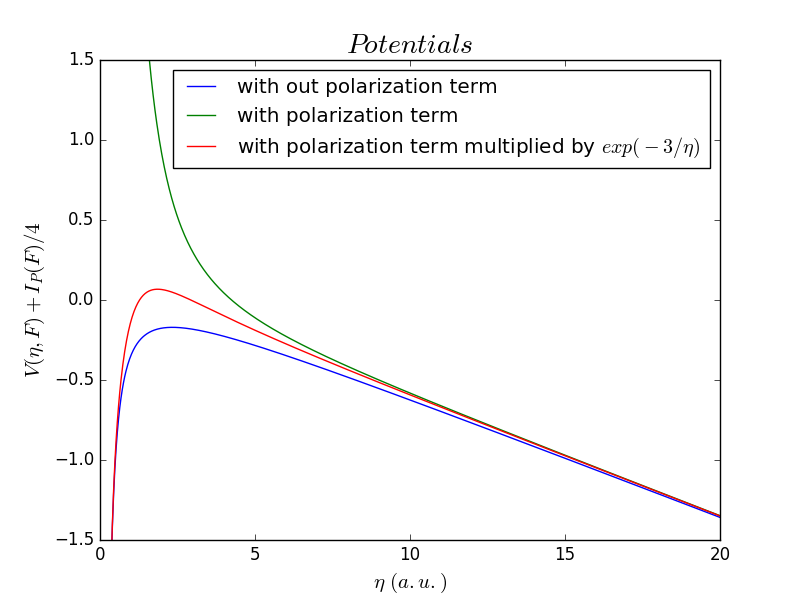

Here is the Python script that generated this plot:
import numpy as np
import matplotlib.pyplot as plt
from scipy import integrate



alphaI=7.2
alphaN=11.08
F=0.6
m=0
Io=0.58


def potential(F,n,A,B):
    
    t1= (1-np.sqrt(I(F))/2.0)/(2*n)
    
    t2= n*F/8
    
    t3= (m**2-1)/(8*n**2)
    
    t4= A * np.exp(-3*B/n) * (alphaI*F/n**2) +I(F)/4.0


    return -t1 - t2 + t3 + t4


def I(F):

    return Io + (F**2)/(2*(alphaN-alphaI))




n=np.linspace(0.1,20,1000)

V1=potential(F,n,0,0)
V2=potential(F,n,1,0)
V3=potential(F,n,1,1)

plt.plot(n,V1,label="with out polarization term" )
plt.plot(n,V2,label="with polarization term")
plt.plot(n,V3,label="with polarization term multiplied by $ exp(-3/\eta) $ ")
plt.ylim(-1.5,1.5)

plt.title("$ Potentials $",size=20)
plt.xlabel("$ \eta\ (a.u.) $",size=15)
plt.ylabel("$ V(\eta,F)+I_P(F)/4 $",size=15)


plt.legend(loc=1)
plt.savefig("potential_parabolic.png")
plt.plot()
plt.show()









